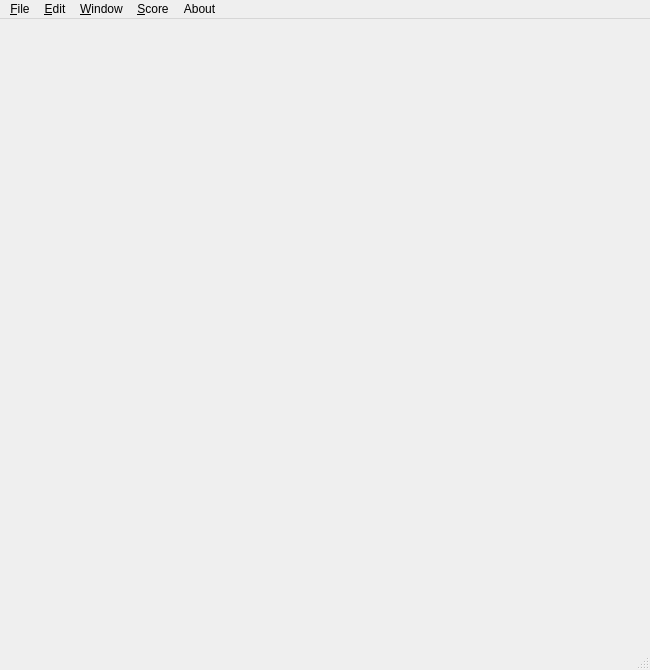
<?xml version="1.0" encoding="UTF-8"?>
<ui version="4.0">
 <class>MainWindow</class>
 <widget class="QMainWindow" name="MainWindow">
  <property name="geometry">
   <rect>
    <x>0</x>
    <y>0</y>
    <width>650</width>
    <height>670</height>
   </rect>
  </property>
  <property name="windowTitle">
   <string>MainWindow</string>
  </property>
  <widget class="QWidget" name="centralWidget"/>
  <widget class="QMenuBar" name="menuBar">
   <property name="geometry">
    <rect>
     <x>0</x>
     <y>0</y>
     <width>650</width>
     <height>25</height>
    </rect>
   </property>
   <widget class="QMenu" name="menuFile">
    <property name="title">
     <string>&amp;File</string>
    </property>
    <widget class="QMenu" name="menuNew_Game">
     <property name="title">
      <string>New Game</string>
     </property>
     <addaction name="actionEasy"/>
     <addaction name="actionMedium"/>
     <addaction name="actionHard"/>
     <addaction name="actionInsane"/>
    </widget>
    <addaction name="menuNew_Game"/>
    <addaction name="separator"/>
    <addaction name="actionQuit"/>
   </widget>
   <widget class="QMenu" name="menuWindow">
    <property name="title">
     <string>&amp;Window</string>
    </property>
    <widget class="QMenu" name="menuDisplay_KeyPad">
     <property name="title">
      <string>Display KeyPad</string>
     </property>
     <addaction name="actionNo_Key_Pad"/>
     <addaction name="actionTop_Key_Pad"/>
     <addaction name="actionBottom_KeyPad"/>
     <addaction name="actionLeft_KeyPad"/>
     <addaction name="actionRight_KeyPad"/>
    </widget>
    <addaction name="menuDisplay_KeyPad"/>
   </widget>
   <widget class="QMenu" name="menu_Score">
    <property name="title">
     <string>&amp;Score</string>
    </property>
    <addaction name="actionShow_scores"/>
   </widget>
   <widget class="QMenu" name="menu_Edit">
    <property name="title">
     <string>&amp;Edit</string>
    </property>
    <addaction name="actionAutomatic_help"/>
   </widget>
   <widget class="QMenu" name="menuAbout">
    <property name="title">
     <string>About</string>
    </property>
    <addaction name="actionAbout_SudokuLink"/>
   </widget>
   <addaction name="menuFile"/>
   <addaction name="menu_Edit"/>
   <addaction name="menuWindow"/>
   <addaction name="menu_Score"/>
   <addaction name="menuAbout"/>
  </widget>
  <widget class="QStatusBar" name="statusBar"/>
  <action name="actionQuit">
   <property name="text">
    <string>Quit</string>
   </property>
   <property name="shortcut">
    <string>Ctrl+Q</string>
   </property>
  </action>
  <action name="actionEasy">
   <property name="text">
    <string>Easy</string>
   </property>
  </action>
  <action name="actionMedium">
   <property name="text">
    <string>Medium</string>
   </property>
  </action>
  <action name="actionHard">
   <property name="text">
    <string>Hard</string>
   </property>
  </action>
  <action name="actionInsane">
   <property name="text">
    <string>Insane</string>
   </property>
  </action>
  <action name="actionNo_Key_Pad">
   <property name="checkable">
    <bool>true</bool>
   </property>
   <property name="checked">
    <bool>true</bool>
   </property>
   <property name="text">
    <string>No KeyPad</string>
   </property>
   <property name="shortcut">
    <string>Ctrl+Backspace, Ctrl+Del</string>
   </property>
  </action>
  <action name="actionTop_Key_Pad">
   <property name="checkable">
    <bool>true</bool>
   </property>
   <property name="text">
    <string>Top KeyPad </string>
   </property>
   <property name="shortcut">
    <string>Ctrl+Up</string>
   </property>
  </action>
  <action name="actionBottom_KeyPad">
   <property name="checkable">
    <bool>true</bool>
   </property>
   <property name="text">
    <string>Bottom KeyPad</string>
   </property>
   <property name="shortcut">
    <string>Ctrl+Down</string>
   </property>
  </action>
  <action name="actionLeft_KeyPad">
   <property name="checkable">
    <bool>true</bool>
   </property>
   <property name="text">
    <string>Left KeyPad</string>
   </property>
   <property name="shortcut">
    <string>Ctrl+Left</string>
   </property>
  </action>
  <action name="actionRight_KeyPad">
   <property name="checkable">
    <bool>true</bool>
   </property>
   <property name="text">
    <string>Right KeyPad</string>
   </property>
   <property name="shortcut">
    <string>Ctrl+Right</string>
   </property>
  </action>
  <action name="actionShow_scores">
   <property name="text">
    <string>Show scores</string>
   </property>
   <property name="shortcut">
    <string>Ctrl+S</string>
   </property>
  </action>
  <action name="actionAbout_SudokuLink">
   <property name="text">
    <string>About SudokuLink</string>
   </property>
  </action>
  <action name="actionAutomatic_help">
   <property name="checkable">
    <bool>true</bool>
   </property>
   <property name="text">
    <string>Automatic help</string>
   </property>
   <property name="shortcut">
    <string>Ctrl+H</string>
   </property>
  </action>
 </widget>
 <layoutdefault spacing="6" margin="11"/>
 <resources/>
 <connections/>
</ui>
